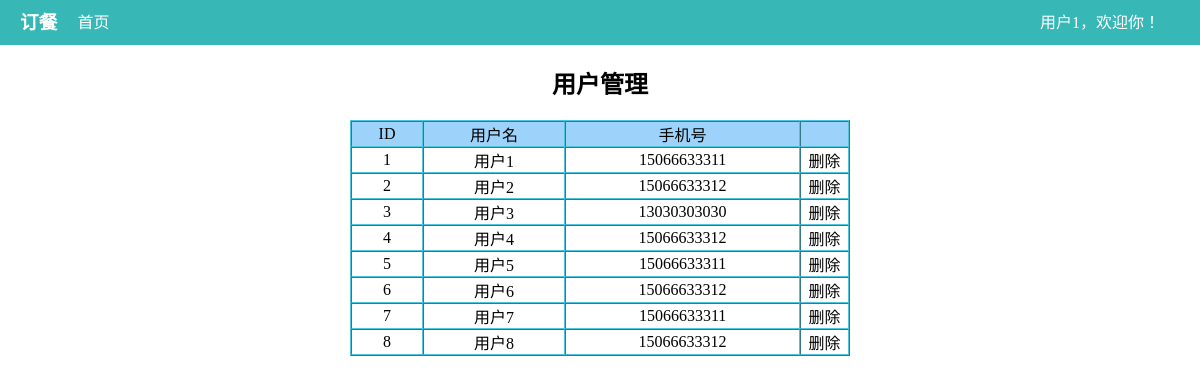
Page /user_manage.php (signed in) on the committed database.
### tables this page shows
CREATE TABLE `user` (
  `id` int(4) NOT NULL auto_increment,
 
  `username` varchar(30) NOT NULL default '',
  `password` varchar(20) NOT NULL default '',
  `address` varchar(200) NOT NULL default '',
  `tel` varchar(15) NOT NULL default '',
  PRIMARY KEY  (`id`)
);

### user_manage.php (the view, shortened to what this page needs)
<?php
include('top.php');
?>
<h2>用户管理</h2>
<table width="500" cellpadding="0" cellspacing="0"  border='1'>
    <tr class='t-f'>
        <td width="60">ID</td>
        <td width="120">用户名</td>
        <td width="200">手机号</td>
        <td width="40"></td>
    </tr>
    <?php
        $result = $conn->query("SELECT * FROM user ");
        while($a=$result->fetch_array(MYSQLI_ASSOC)){
    ?>
    <tr>
        <td width="60"><?php echo $a["id"]?></td>
        <td width="120"><?php echo $a["username"]?></td>
        <td width="200"><?php echo $a["tel"]?></td>
        <td width="40" class='del'><a href=" <?php echo "deluser.php?user_id=".$a['id'] ?>">删除</a></td>
    </tr>
    <?php
        }
    ?>
</table>

### top.php (style rules this page uses)
* { margin:0; padding:0; }
a { text-decoration: none; color:black; }

### user_manage.php (style rules this page uses)
table { text-align:center; margin:20px auto; border-color:#52C3DD; }
h2 { text-align:center; }
table .t-f { background:#9DD3FA; }

### rows in the picture
user: id "1", username "用户1", tel "15066633311"
user: id "2", username "用户2", tel "15066633312"
user: id "3", username "用户3", tel "13030303030"
user: id "4", username "用户4", tel "15066633312"
user: id "5", username "用户5", tel "15066633311"
user: id "6", username "用户6", tel "15066633312"
user: id "7", username "用户7", tel "15066633311"
user: id "8", username "用户8", tel "15066633312"

### other values in the picture
$_SESSION['username'] "用户1"
